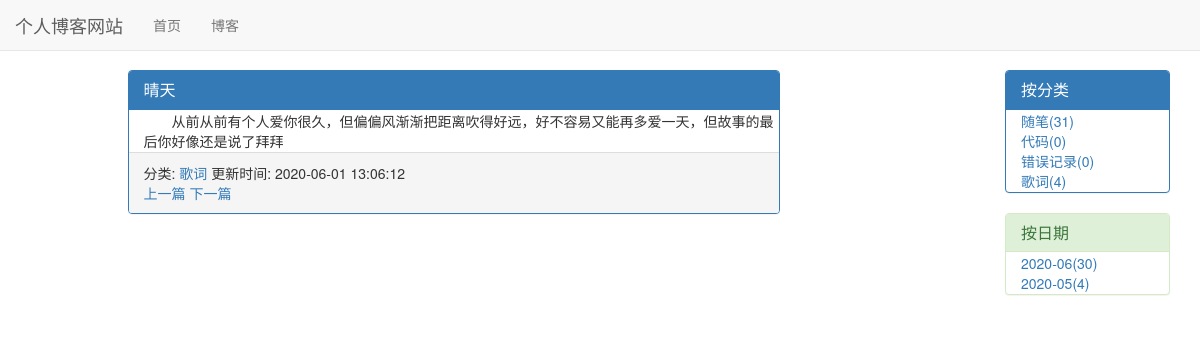
Page /blog/2 on the committed database.
### blog/models.py (models this page shows, shortened)
class Blog(models.Model):
    title = models.CharField('标题', max_length=30)
    auth = models.ForeignKey(User, verbose_name='作者', on_delete=models.CASCADE)
    blog_type = models.ForeignKey(BlogType, verbose_name='分类', on_delete=models.CASCADE)
    content = RichTextUploadingField('正文')
    created_time = models.DateTimeField('创建时间', auto_now_add=True)
    updated_time = models.DateTimeField('更新时间', auto_now=True)
    is_delete = models.BooleanField(default=False)

class BlogType(models.Model):
    type_name = models.CharField('分类标签', max_length=30)
    def __str__(self):
        return self.type_name

### blog/views.py (the view)
# urls.py: path('<int:blog_pk>', views.blog_detail, name='blog_detail'),
def blog_detail(request, blog_pk):
    current_blog = Blog.objects.get(pk=blog_pk, is_delete=False)
    all_blogs = Blog.objects.filter(is_delete=False)
    context = get_common_data(request, all_blogs)
    context['blog'] = current_blog
    context['pervious_blog'] = Blog.objects.filter(created_time__lt=current_blog.created_time).last()
    context['next_blog'] = Blog.objects.filter(created_time__gt=current_blog.created_time).first()
    return render(request, 'blog/blog_detail.html', context)

### blog/views.py (called while the page is built)
def get_common_data(request, obj_list):
    paginator = Paginator(obj_list, settings.EACH_PAGE_BLOGS_NUMBER)
    page = request.GET.get('page', 1)  # 获取请求的页码数
    page_of_blog = paginator.get_page(page)
    blog_dates = Blog.objects.dates('created_time', 'month', order='DESC')
    blog_date_dict = {}
    for blog_date in blog_dates:
        blog_date_count = Blog.objects.filter(created_time__year=blog_date.year, created_time__month=blog_date.month,
                                              is_delete=False).count()
        blog_date_dict[blog_date] = blog_date_count
    context = dict()
    context['blogs'] = page_of_blog
    context['types'] = BlogType.objects.annotate(blog_count=Count('blog'))
    context['dates'] = blog_date_dict
    return context

### blog/templates/blog/blog_detail.html (shortened to what this page needs)
{% extends 'blog/blog_base.html' %}
{% load static %}
{% block header_extends %}
    <link rel="stylesheet" href="{% static 'blog/blog.css' %}">
{% endblock %}
{% block left_contents %}
    <div class="panel panel-primary">
        <div class="panel-heading">
            <h3 class="panel-title">{{ blog.title }}</h3>
        </div>
        <div class="panel-body">
            <div class="blog-content">{{ blog.content|safe }}</div>
        </div>
        <div class="panel-footer">
            分类: <a href="{% url 'blog_with_type' blog.blog_type.pk %}">{{ blog.blog_type }}</a>
            更新时间: {{ blog.updated_time|date:"Y-m-d H:m:s" }}&nbsp;&nbsp;
            <div>
                {% if pervious_blog.pk %}
                    <a href="{% url 'blog_detail' pervious_blog.pk %}">上一篇</a>
                {% else %}
                    没有了
                {% endif %}
                {% if next_blog.pk %}
                    <a href="{% url 'blog_detail' next_blog.pk %}">下一篇</a>
                {% else %}
                    没有了
                {% endif %}
            </div>
        </div>
    </div>
{% endblock %}

### blog/templates/blog/blog_base.html (shortened to what this page needs)
{% extends 'base.html' %}
{% load static %}
{% block content %}
    <div class="container">
        <div class="row">
            <div class="col-md-7 col-md-offset-1 col-sm-8  col-xs-12">
                {% block left_contents %}{% endblock %}
            </div>
            <div class="col-md-2 col-md-offset-2 col-sm-2 col-sm-offset-2 hidden-xs">
                <div class="panel panel-primary">
                    <div class="panel-heading">
                        <h3 class="panel-title">按分类</h3>
                    </div>
                    <div class="panel-body">
                        {% for type in types %}
                            <div><a href="{% url 'blog_with_type' type.pk %}">{{ type }}({{ type.blog_count }})</a></div>
                        {% endfor %}
                    </div>
                </div>
                <div class="panel panel-success">
                    <div class="panel-heading">
                        <h3 class="panel-title">按日期</h3>
                    </div>
                    <div class="panel-body">
                        {% for date, blog_date_count in dates.items %}
                            <div><a href="{% url 'blog_with_date' date.year date.month %}">{{ date|date:"Y-m" }}({{ blog_date_count }})</a>
                            </div>
                        {% endfor %}
                    </div>
                </div>
            </div>
        </div>
    </div>
{% endblock %}

### static/base.css (style rules this page uses)
* { margin: 0; padding: 0; }
body { margin-top: 70px !important; }

### blog/static/blog/blog.css (style rules this page uses)
div.panel-body { margin-left: 1em; padding: 1px; }
div.blog-content { text-indent: 2em; }

### rows in the picture
Blog: title "晴天", content "从前从前有个人爱你很久，但偏偏风渐渐把距离吹得好远，好不容易又能再多爱一天，但故事的最后你好像还是说了拜拜", blog_type "歌词", updated_time "2020-06-01 13:06:12"
BlogType: type_name "随笔", blog_count "31"
BlogType: type_name "代码", blog_count "0"
BlogType: type_name "错误记录", blog_count "0"
BlogType: type_name "歌词", blog_count "4"

### other values in the picture
{{ date|date:"Y-m" }} "2020-06" "2020-05"
{{ blog_date_count }} "30" "4"
